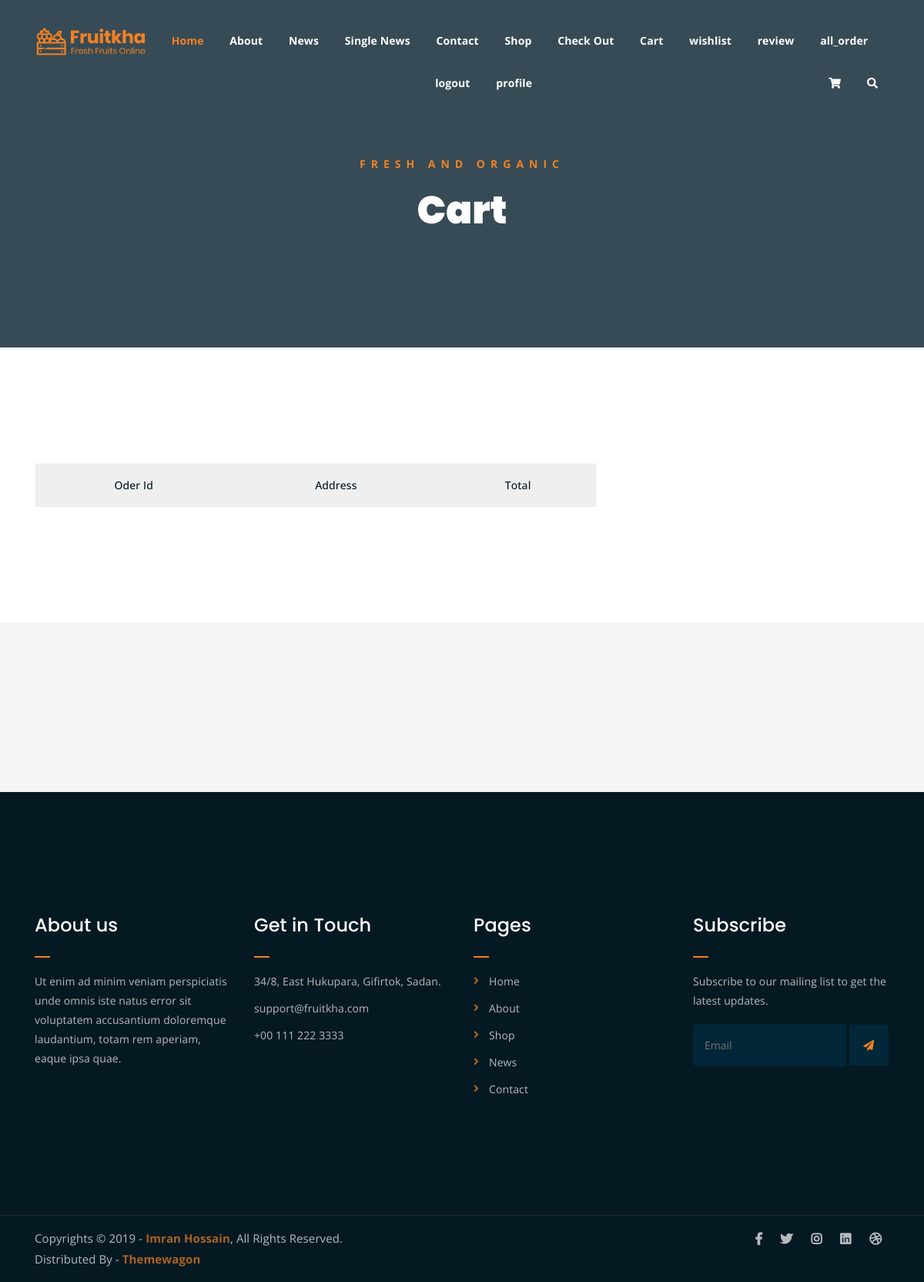
Before: /all_order (signed in) with the older database file.
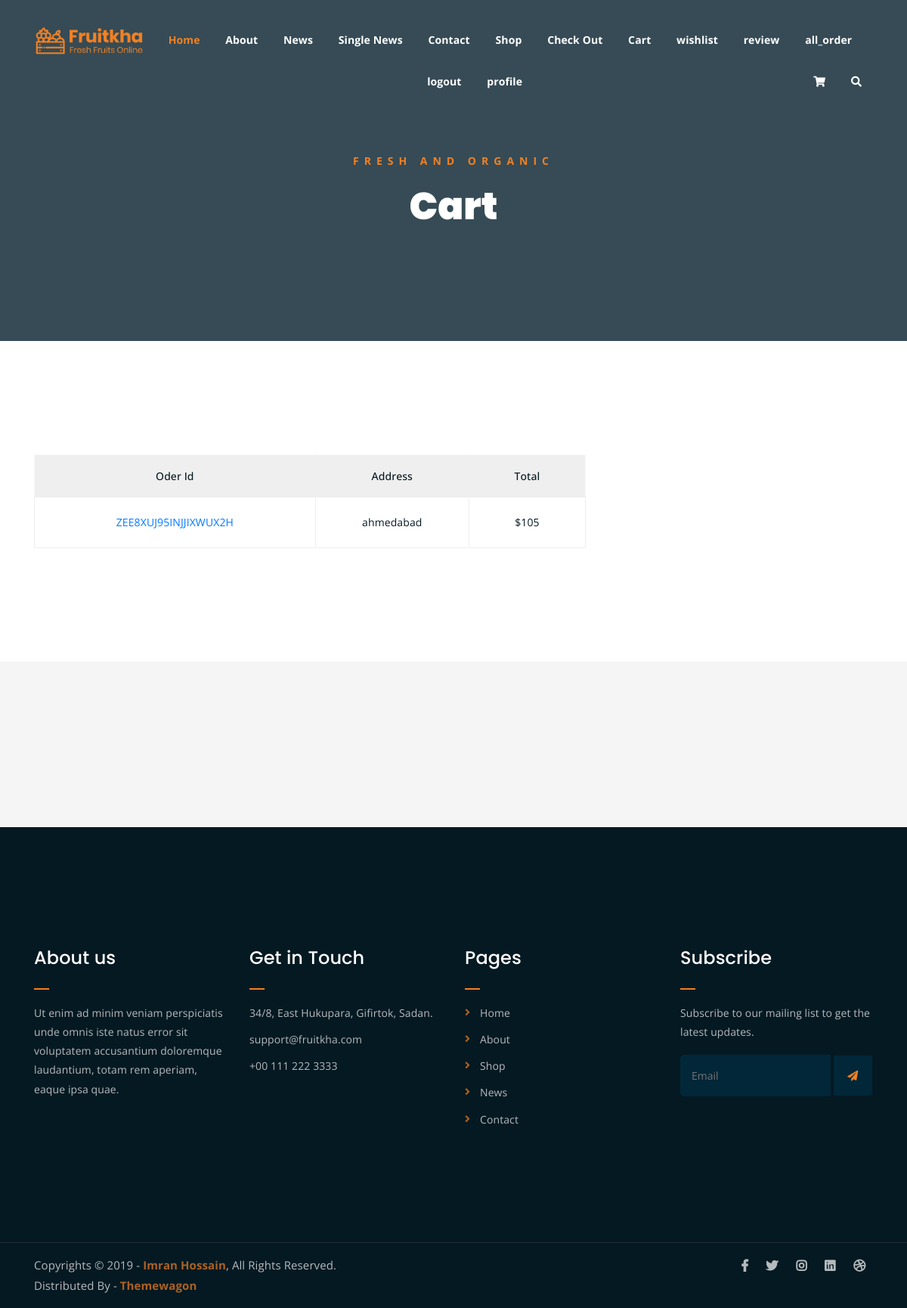
After: the same page with the newer database file.
### fruitapp/models.py (models this page shows, shortened)
class order(models.Model):
    order_id=models.CharField(max_length=20)
    user=models.ForeignKey(register,on_delete=models.CASCADE)
    address=models.ForeignKey(checkout_page,on_delete=models.CASCADE)
    product=models.ManyToManyField(add_to_cart)
    total=models.IntegerField(blank=True,null=True)
    datetime=models.DateTimeField(auto_now_add=True,blank=True,null=True)

class checkout_page(models.Model):
    register=models.ForeignKey(register,on_delete=models.CASCADE,blank=True,null=True)
    name=models.CharField(max_length=50)
    email=models.EmailField(max_length=50)
    address=models.CharField(max_length=50)
    phone=models.IntegerField()
    message=models.CharField(max_length=50,blank=True,null=True)

### fruitapp/views.py (the view)
# urls.py: path('all_order', views.all_order, name='all_order'),
def all_order(request):
    uid=register.objects.get(email=request.session['email'])
    odr=order.objects.filter(user=uid)
    co={
        "odr":odr,
    }
    return render(request,"all_order.html",co)

### fruitapp/templates/all_order.html (shortened to what this page needs)
{% extends 'index.html'%}
{% load static %}
{% block content %}
	<div class="breadcrumb-section breadcrumb-bg">
		<div class="container">
			<div class="row">
				<div class="col-lg-8 offset-lg-2 text-center">
					<div class="breadcrumb-text">
						<p>Fresh and Organic</p>
						<h1>Cart</h1>
					</div>
				</div>
			</div>
		</div>
	</div>
	<div class="cart-section mt-150 mb-150">
		<div class="container">
			<div class="row">
				<div class="col-lg-8 col-md-12">
					<div class="cart-table-wrap">
						<table class="cart-table">
							<thead class="cart-table-head">
								<tr class="table-head-row">
									<th class="product-image">Oder Id</th>
									<th class="product-name">Address</th>
									<th class="product-total">Total</th>
								</tr>
							</thead>
							<tbody>
                                {% for i in odr %}
								<tr class="table-body-row">
									<td class="product-name">
										<a href="/single_order/{{i.order_id}}">{{i.order_id}}</a>
									</td>
									<td class="product-name">{{i.address.address}}</td>
									<td class="product-total">${{i.total}}</td>
								</tr>
								{% endfor %}
							</tbody>
						</table>
					</div>
				</div>
			</div>
		</div>
	</div>
	<div class="logo-carousel-section">
		<div class="container">
			<div class="row">
				<div class="col-lg-12">
					<div class="logo-carousel-inner">
						<div class="single-logo-item">
							<img src="assets/img/company-logos/1.png" alt="">
						</div>
						<div class="single-logo-item">
							<img src="assets/img/company-logos/2.png" alt="">
						</div>
						<div class="single-logo-item">
							<img src="assets/img/company-logos/3.png" alt="">
						</div>
						<div class="single-logo-item">
							<img src="assets/img/company-logos/4.png" alt="">
						</div>
					</div>
				</div>
			</div>
		</div>
	</div>
{% endblock %}

### fruitapp/templates/index.html (shortened to what this page needs)
{% load static %}
<!DOCTYPE html>
<html lang="en">
<head>
	<link rel="stylesheet" href="{% static 'assets/css/all.min.css' %}">
	<link rel="stylesheet" href="{% static 'assets/bootstrap/css/bootstrap.min.css' %}">
	<link rel="stylesheet" href="{% static 'assets/css/owl.carousel.css' %}">
	<link rel="stylesheet" href="{% static 'assets/css/magnific-popup.css' %}">
	<link rel="stylesheet" href="{% static 'assets/css/animate.css' %}">
	<link rel="stylesheet" href="{% static 'assets/css/meanmenu.min.css' %}">
	<link rel="stylesheet" href="{% static 'assets/css/main.css' %}">
	<link rel="stylesheet" href="{% static 'assets/css/responsive.css' %}">
</head>
<body>
	<div class="top-header-area" id="sticker">
		<div class="container">
			<div class="row">
				<div class="col-lg-12 col-sm-12 text-center">
					<div class="main-menu-wrap">
						<div class="site-logo">
							<a href="{% url 'index' %}">
								<img src="static/assets/img/logo.png" alt="">
							</a>
						</div>
						<nav class="main-menu">
							<ul>
								<li class="current-list-item"><a href="{% url 'index' %}">Home</a></li>
								<li><a href="{% url 'about' %}">About</a></li>
								<li><a href="{% url 'news' %}">News</a></li>
								<li><a href="{% url 'single_news' %}">Single News</a></li>
								<li><a href="{% url 'contact' %}">Contact</a></li>
								<li><a href="{% url 'shop' %}">Shop</a></li>
								<li><a href="{% url 'checkout' %}">Check Out</a></li>
								<li><a href="{% url 'cart' %}">Cart</a></li>
								<li><a href="{% url 'wishlist' %}">wishlist</a></li>
								<li><a href="{% url 'review' %}">review</a></li>
								<li><a href="{% url 'all_order' %}">all_order</a></li>
								{% if "email" in request.session%}
								<li><a href="{% url 'logout' %}">logout</a></li>
								{% else %}
								<li><a href="{% url 'login' %}">login</a></li>
								{% endif %}
								<li><a href="{% url 'profile' %}">profile</a></li>
								<li>
									<div class="header-icons">
										<a class="shopping-cart" href="{% url 'cart' %}"><i class="fas fa-shopping-cart"></i></a>
										<a class="mobile-hide search-bar-icon" href="#"><i class="fas fa-search"></i></a>
									</div>
								</li>
							</ul>
						</nav>
					</div>
				</div>
			</div>
		</div>
	</div>
	{% block content %}{% endblock %}
	<div class="footer-area">
		<div class="container">
			<div class="row">
				<div class="col-lg-3 col-md-6">
					<div class="footer-box about-widget">
						<h2 class="widget-title">About us</h2>
						<p>Ut enim ad minim veniam perspiciatis unde omnis iste natus error sit voluptatem accusantium doloremque laudantium, totam rem aperiam, eaque ipsa quae.</p>
					</div>
				</div>
				<div class="col-lg-3 col-md-6">
					<div class="footer-box get-in-touch">
						<h2 class="widget-title">Get in Touch</h2>
						<ul>
							<li>34/8, East Hukupara, Gifirtok, Sadan.</li>
							<li>support@fruitkha.com</li>
							<li>+00 111 222 3333</li>
						</ul>
					</div>
				</div>
				<div class="col-lg-3 col-md-6">
					<div class="footer-box pages">
						<h2 class="widget-title">Pages</h2>
						<ul>
							<li><a href="{% url 'index' %}">Home</a></li>
							<li><a href="{% url 'about' %}">About</a></li>
							<li><a href="{% url 'shop' %}">Shop</a></li>
							<li><a href="{% url 'news' %}">News</a></li>
							<li><a href="{% url 'contact' %}">Contact</a></li>
						</ul>
					</div>
				</div>
				<div class="col-lg-3 col-md-6">
					<div class="footer-box subscribe">
						<h2 class="widget-title">Subscribe</h2>
						<p>Subscribe to our mailing list to get the latest updates.</p>
						<form action="{% url 'index' %}">
							<input type="email" placeholder="Email">
							<button type="submit"><i class="fas fa-paper-plane"></i></button>
						</form>
					</div>
				</div>
			</div>
		</div>
	</div>
	<div class="copyright">
		<div class="container">
			<div class="row">
				<div class="col-lg-6 col-md-12">
					<p>Copyrights &copy; 2019 - <a href="https://imransdesign.com/">Imran Hossain</a>,  All Rights Reserved.<br>
						Distributed By - <a href="https://themewagon.com/">Themewagon</a>
					</p>
				</div>
				<div class="col-lg-6 text-right col-md-12">
					<div class="social-icons">
						<ul>
							<li><a href="#" target="_blank"><i class="fab fa-facebook-f"></i></a></li>
							<li><a href="#" target="_blank"><i class="fab fa-twitter"></i></a></li>
							<li><a href="#" target="_blank"><i class="fab fa-instagram"></i></a></li>
							<li><a href="#" target="_blank"><i class="fab fa-linkedin"></i></a></li>
							<li><a href="#" target="_blank"><i class="fab fa-dribbble"></i></a></li>
						</ul>
					</div>
				</div>
			</div>
		</div>
	</div>
</body>
</html>

Changed rows visible on the page:
added order: order_id "ZEE8XUJ95INJJIXWUX2H", address.address "ahmedabad", total "105"
